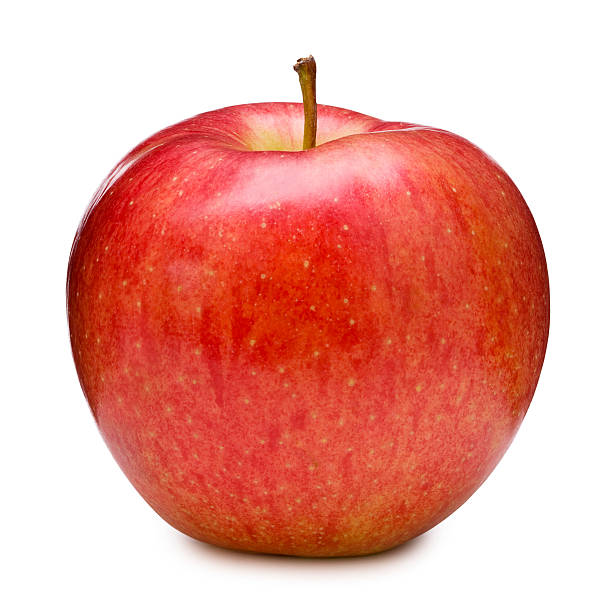
%> input picture Dataset/apple/ripe apple 1.jpg, 612 x 612 px
$ octave --eval "appleFunc;"   (GNU Octave 9; MATLAB toolbox functions it lacks are replaced by stand-ins)
%> lines starting %> are read from the running program, lines starting %| are printed output that depends on the picture; in (x1, y1, x2, y2) boxes, pixels count from 0 and x2, y2 are one past the last pixel; in counts of white or black regions, pixels touching at a corner belong together; the program's own positions count from 1
function [] = appleFunc()

%MATLAB code for finding ripness, size and defects of the apple

% Inputing the image
Im1 = imread('apple/ripe apple 1.jpg');
%> Im1 is the input picture: size 612x612x3 uint8; mean R, G, B 234.1, 167.1, 157.2
figure(1);
imshow(Im1);
title('Original image');

% coverting to the gray scale
grayIm1 = rgb2gray(Im1);
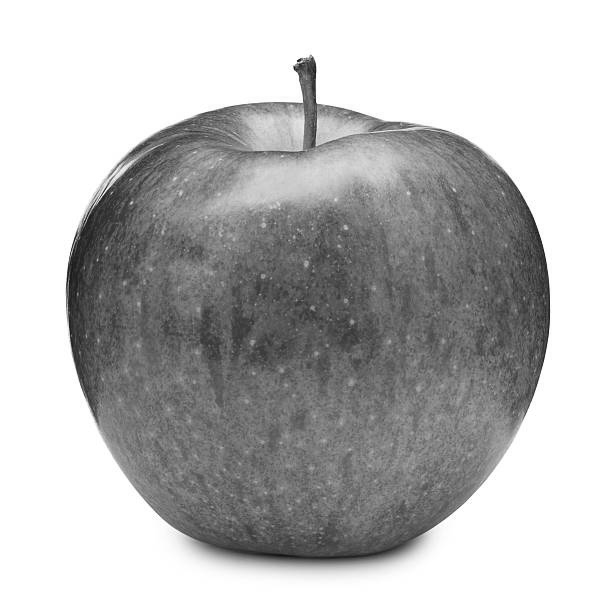
%> grayIm1: size 612x612 uint8; min 13, max 255, mean 186
figure(2);
imshow(grayIm1);
title('Gray Scale Image');

% Histogram
figure(3);
imhist(grayIm1);
xlabel('Intensity');
ylim([0 1000]);
ylabel('No. of pixels');
title('Histogram of The Input image');
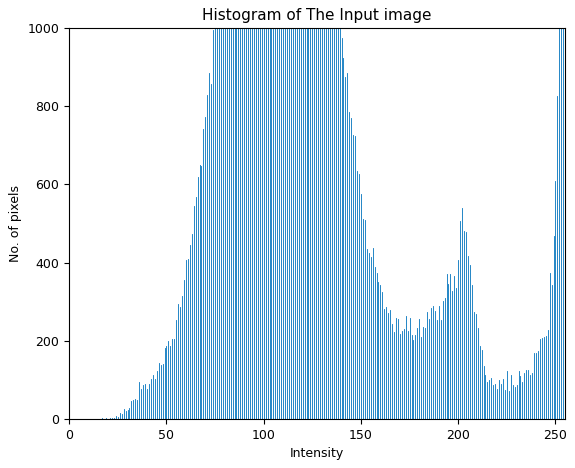
%> figure redrawn from the program's plot data; highest point at x = 255, y = 179876, above the top of the axes

%feature extraction
% dark red - red :[128,255]
% threshold for banana around 200
Threshold = 180;    %turn white all the pixels after 180
figure(4);
binaryIm3 = grayIm1 > Threshold;
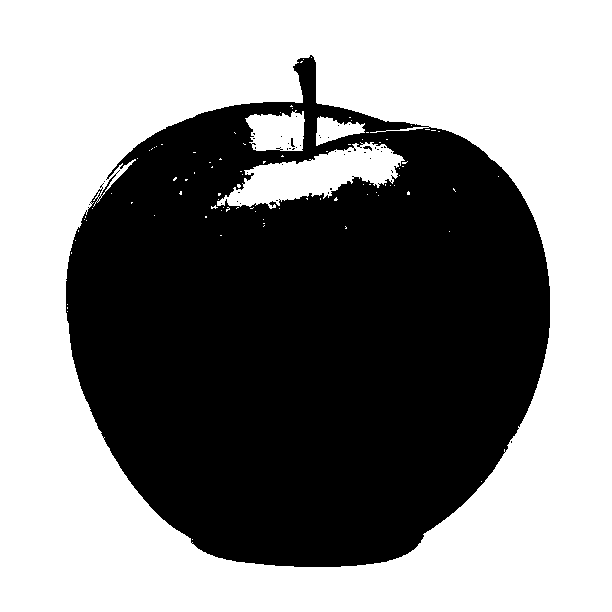
%> binaryIm3: size 612x612 logical; 54.1% white; 43 black regions (40 under 20 px), largest, box (x1, y1, x2, y2) and area: (66, 55, 550, 567) 171705, (363, 146, 372, 151) 23, (291, 138, 295, 147) 20
imshow(binaryIm3);
title('Binary Image');

% edge detection
bw = edge(binaryIm3,'canny');
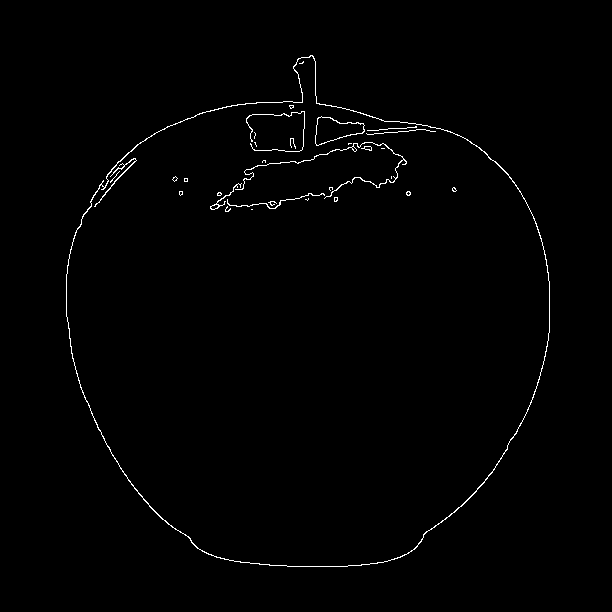
%> bw: size 612x612 logical; 0.88% white in thin lines or dots, all inside (x1, y1, x2, y2) = (66, 55, 550, 567)
figure(5);
imshow(bw);
title('Edge Detection');

% Size of the apple
[row, col, ~] = find(bw);   % Find indices of nonzero elements.
%> row = 3295 values from 56 to 567; col = 3295 values from 67 to 550
all_cords = [row, col];
max_chordLength  = max(pdist(all_cords)); % returns the Euclidean distance between pairs of observations in all_chords.
%> max_chordLength = 512.5
if(max_chordLength < 400)
    disp('Small sized apple');
else
    disp('Large sized apple');
end

%Finding the ripeness
Im2 = Im1;
idx = all(Im1>=160,3); % 1s and 0s -> 1: non-zero element & 0: zero element
%> idx: size 612x612 logical; 53.4% white; 20 black regions (19 under 20 px), largest, box (x1, y1, x2, y2) and area: (66, 55, 550, 567) 174422
Im1(repmat(idx,[1,1,3])) = 0; %B = repmat(A,[P1,P2,...,Pn]) tiles the array
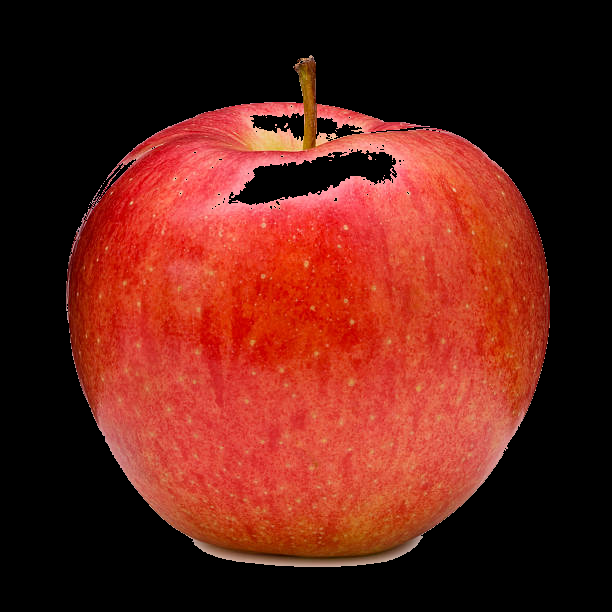
%> Im1: size 612x612x3 uint8; mean R, G, B 98.4, 32.8, 23
  %  A to produce an 3-dimensional array B composed of copies of A.
figure(6);
imshow(Im1);% Converting to new image with black background
title('Background Changed');

grayIm1 = rgb2gray(Im1); % New gray scale image
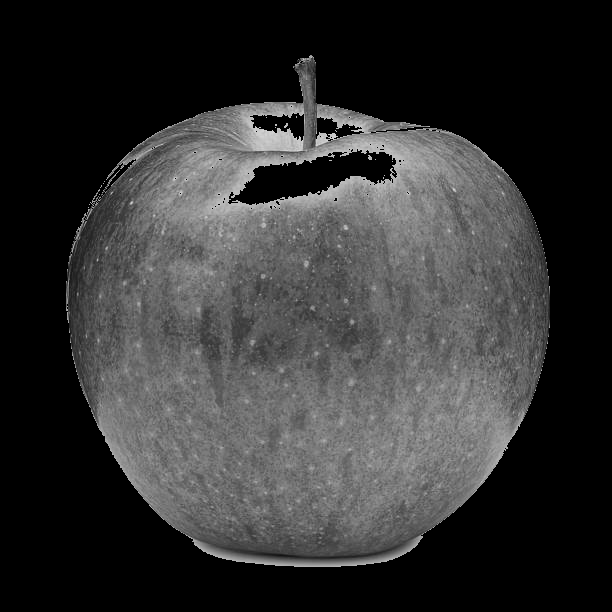
%> grayIm1: size 612x612 uint8; min 0, max 216, mean 51.3
[M,N] = size(grayIm1);
%> M = 612; N = 612

figure(7);
imhist(grayIm1);
ylim([0 1000]);
title('Histrogram of new Grayscale Image');
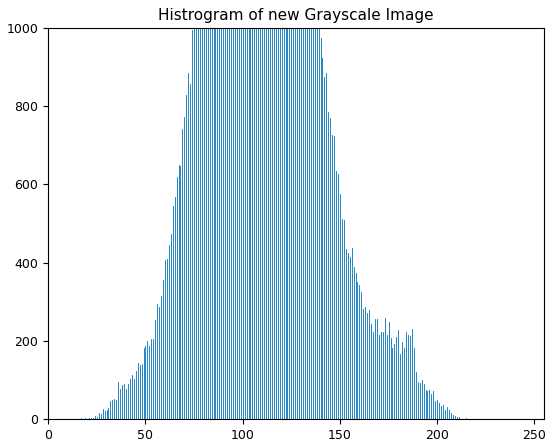
%> figure redrawn from the program's plot data; highest point at x = 0, y = 200068, above the top of the axes

alpha = 20; % Threshold for extracting the red components
count = 1;
count1 = 1;
% iterate through the grayscale image
for i = 1:M
    for j = 1:N
        if(grayIm1(i,j)>alpha && grayIm1(i,j)<alpha + 120)% 20 < grayIm1[i][j] <140
            count = count + 1;  % red components
        elseif(grayIm1(i,j)>alpha+120)      % >140
            count1 = count1 + 1; %bright pixels ->non-red
        end
    end
end
%> after the loop, count = 154152; count1 = 19343

figure(8);
imshow(Im2);    % Display Result
R = count/count1; % ratio = red components / non red components
%> R = 7.97
if(R>10)
    title('Result - Rotten')
    disp('Rotten Apple');
else
    if (R>1)
        title('Result - Ripe');
        disp('Ripe Apple');
    else
        if(R<1)
            title('Result - Unripe');
            disp('Unripe Apple');
        end
    end
end

end

$ run again, with Dataset/apple/ripe apple 3.jpg copied over Dataset/apple/ripe apple 1.jpg
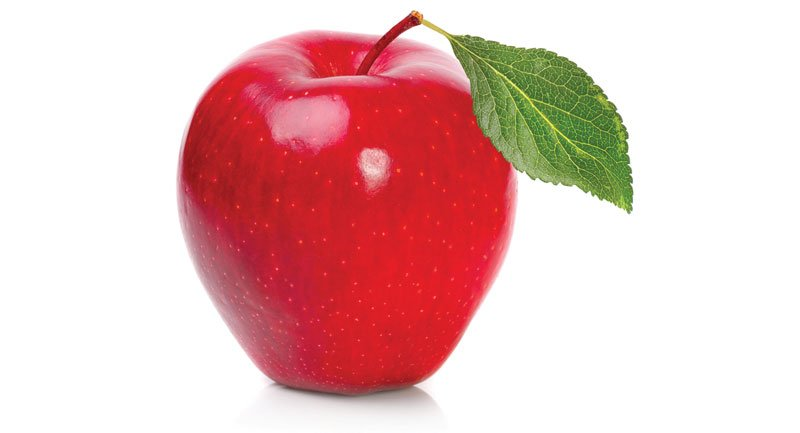
%> input picture Dataset/apple/ripe apple 3.jpg, 800 x 433 px
%> in appleFunc, Im1 is the input picture: size 433x800x3 uint8; mean R, G, B 232.5, 191.3, 190.5
%> binaryIm3: size 433x800 logical; 67.6% white; 10 black regions (9 under 20 px), largest, box (x1, y1, x2, y2) and area: (178, 11, 633, 402) 112338
%> in appleFunc, `bw = edge(binaryIm3,'canny');`:
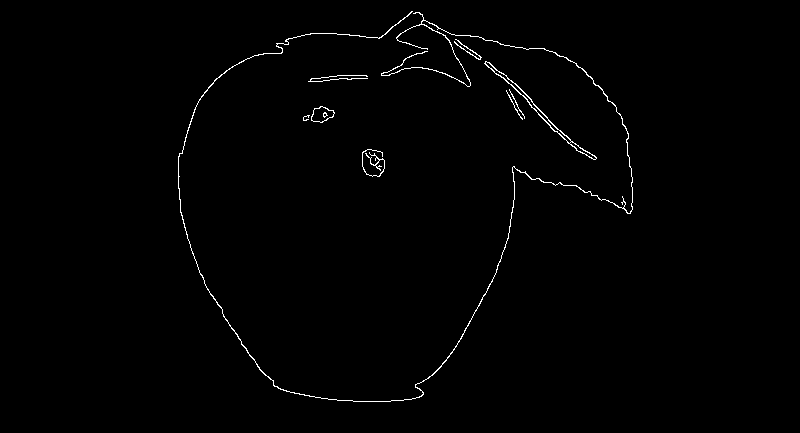
%> bw: size 433x800 logical; 0.85% white in thin lines or dots, all inside (x1, y1, x2, y2) = (178, 11, 633, 402)
%> row = 2954 values from 12 to 402; col = 2954 values from 179 to 633
%> all_cords = 2954 rows, first 12: [157 179; 158 179; 159 179; 160 179; 161 179; 162 179; 163 179; 164 179; 165 179; 166 179; 167 179; 168 179]
%> max_chordLength = 457.1
%> idx: size 433x800 logical; 67.4% white; 6 black regions (5 under 20 px), largest, box (x1, y1, x2, y2) and area: (178, 11, 633, 400) 113015
%> in appleFunc, `title('Histrogram of new Grayscale Image');`:
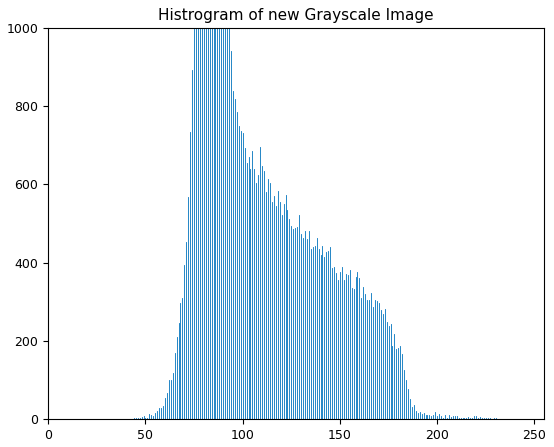
%> figure redrawn from the program's plot data; highest point at x = 0, y = 233371, above the top of the axes
%> after the loop in appleFunc, `for i = 1:M`: count = 98438; count1 = 14173
%> R = 6.95

$ run again, with Dataset/apple/rotten apple 2.jpg copied over Dataset/apple/ripe apple 1.jpg
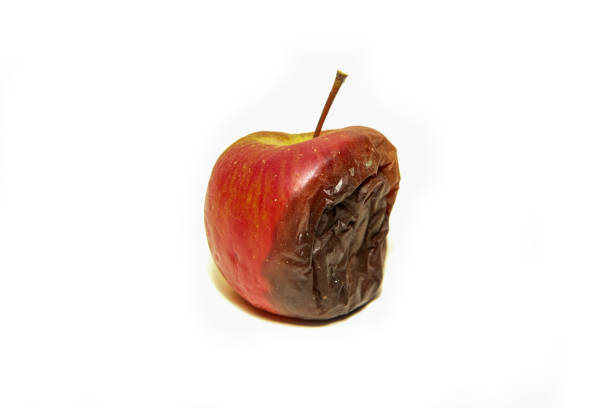
%> input picture Dataset/apple/rotten apple 2.jpg, 612 x 408 px
%> in appleFunc, Im1 is the input picture: size 408x612x3 uint8; mean R, G, B 240, 230.5, 226.8
%> binaryIm3: size 408x612 logical; 87.1% white; 2 black regions (1 under 20 px), largest, box (x1, y1, x2, y2) and area: (204, 71, 401, 327) 32248
%> in appleFunc, `bw = edge(binaryIm3,'canny');`:
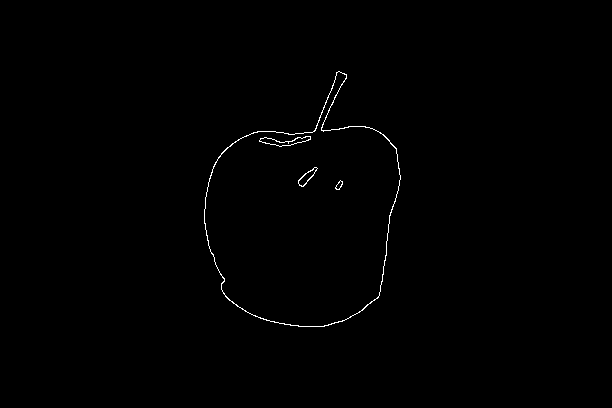
%> bw: size 408x612 logical; 0.43% white in thin lines or dots, all inside (x1, y1, x2, y2) = (204, 71, 401, 327)
%> row = 1073 values from 72 to 327; col = 1073 values from 205 to 401
%> all_cords = 1073 rows, first 12: [210 205; 211 205; 212 205; 213 205; 214 205; 215 205; 216 205; 217 205; 218 205; 219 205; 220 205; 221 205]
%> max_chordLength = 259.5
%> idx: size 408x612 logical; 86.8% white; 1 black region, box (x1, y1, x2, y2) and area: (204, 70, 401, 328) 32922
%> in appleFunc, `title('Histrogram of new Grayscale Image');`:
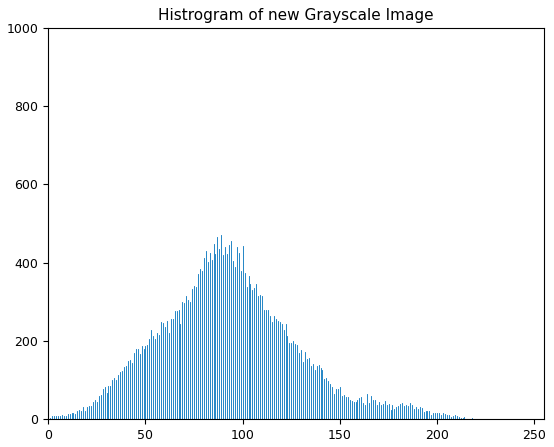
%> figure redrawn from the program's plot data; highest point at x = 0, y = 216775, above the top of the axes
%> after the loop in appleFunc, `for i = 1:M`: count = 29563; count1 = 2936
%> R = 10.07
